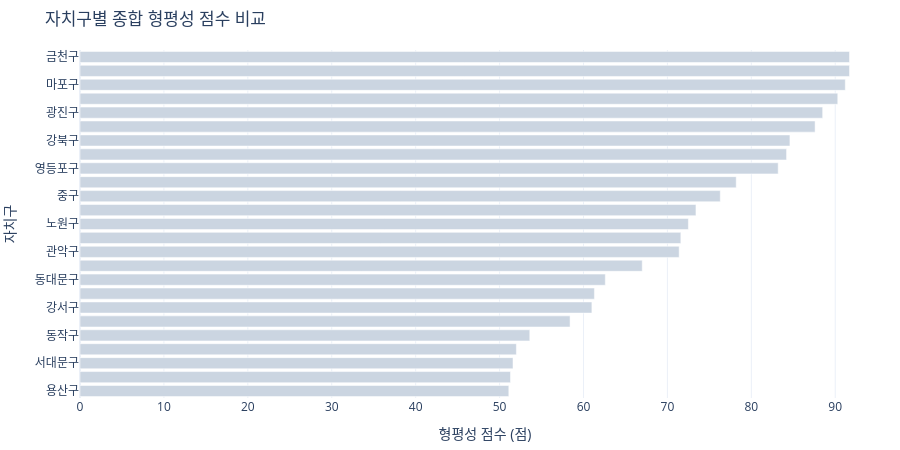
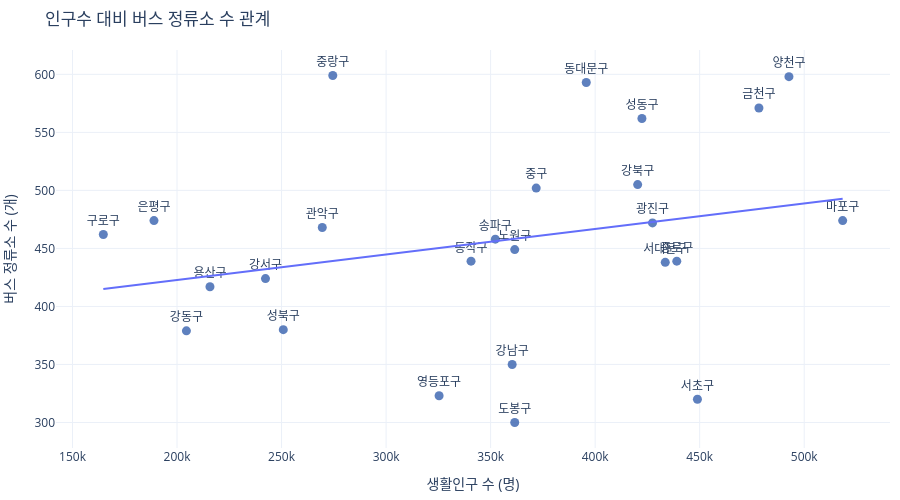

The code cell stored with these charts, in order, in its notebook:
### Code cell
import random
import visualizer
import importlib
importlib.reload(visualizer)
from visualizer import Visualizer
from shapely.geometry import Polygon

# 서울시 25개 자치구 전체 목록
seoul_districts = [
    "강남구", "강동구", "강북구", "강서구", "관악구", "광진구", "구로구", "금천구",
    "노원구", "도봉구", "동대문구", "동작구", "마포구", "서대문구", "서초구", "성동구",
    "성북구", "송파구", "양천구", "영등포구", "용산구", "은평구", "종로구", "중구", "중랑구"
]

class DummyDistrict:
    def __init__(self, code, name, area, pop, stops, score):
        self.district_code = str(code)
        self.district_name = name
        self.area = area
        self.living_population = pop
        self.bus_stop_count = stops
        self.population_date = "2026-10-10"
        self.geometry = Polygon([(126.9, 37.5), (126.9, 37.6), (127.0, 37.6), (127.0, 37.5)])
        self.score = score

    def calculate_stop_density(self): return self.bus_stop_count / self.area
    def calculate_stops_per_population(self): return (self.bus_stop_count / self.living_population) * 10000
    def calculate_equity_score(self, d_min, d_max, p_min, p_max): return self.score

# 25개 자치구 더미 객체 생성
districts_dict = {}
for idx, name in enumerate(seoul_districts, start=100):
    code = f"11{idx}"
    pop = random.randint(150000, 550000)
    stops = random.randint(300, 600)
    score = round(random.uniform(50.0, 95.0), 1)
    districts_dict[code] = DummyDistrict(code, name, 20.0, pop, stops, score)

# 전체 25개 자치구 시각화 생성
viz = Visualizer(districts=districts_dict, bus_stops=[])

# ★ 인자(selected_district_code)를 모두 빼고 호출 (강조 제거)
bar_fig = viz.create_bar_chart()
scatter_fig = viz.create_scatter_plot()

bar_fig.show()
scatter_fig.show()

### Figure 1 — Plotly figure (JSON) as saved in the notebook; plotly's stock layout.template omitted (floating-point values rounded to 4 significant figures)
{"data": [{"hovertemplate": "<b>%{y}</b><br>형평성 점수: %{x:.1f}점<extra></extra>", "marker": {"color": ["#CBD5E1", "#CBD5E1", "#CBD5E1", "#CBD5E1", "#CBD5E1", "#CBD5E1", "#CBD5E1", "#CBD5E1", "#CBD5E1", "#CBD5E1", "#CBD5E1", "#CBD5E1", "#CBD5E1", "#CBD5E1", "#CBD5E1", "#CBD5E1", "#CBD5E1", "#CBD5E1", "#CBD5E1", "#CBD5E1", "#CBD5E1", "#CBD5E1", "#CBD5E1", "#CBD5E1", "#CBD5E1"]}, "orientation": "h", "type": "bar", "x": [51.1, 51.3, 51.6, 52.0, 53.6, 58.4, 61.0, 61.3, 62.6, 67.0, 71.4, 71.6, 72.5, 73.4, 76.3, 78.2, 83.2, 84.2, 84.6, 87.6, 88.5, 90.3, 91.2, 91.7, 91.7], "y": ["용산구", "성북구", "서대문구", "서초구", "동작구", "구로구", "강서구", "도봉구", "동대문구", "성동구", "관악구", "양천구", "노원구", "송파구", "중구", "종로구", "영등포구", "중랑구", "강북구", "강남구", "광진구", "은평구", "마포구", "강동구", "금천구"]}], "layout": {"height": 450, "margin": {"b": 10, "l": 10, "r": 10, "t": 50}, "title": {"text": "자치구별 종합 형평성 점수 비교"}, "xaxis": {"title": {"text": "형평성 점수 (점)"}}, "yaxis": {"title": {"text": "자치구"}}}}

### Figure 2 — Plotly figure (JSON) as saved in the notebook; plotly's stock layout.template omitted (floating-point values rounded to 4 significant figures)
{"data": [{"hovertemplate": "<b>%{hovertext}</b><br><br>생활인구 수 (명)=%{x}<br>버스 정류소 수 (개)=%{y}<br>district_name=%{text}<extra></extra>", "hovertext": ["강남구", "강동구", "강북구", "강서구", "관악구", "광진구", "구로구", "금천구", "노원구", "도봉구", "동대문구", "동작구", "마포구", "서대문구", "서초구", "성동구", "성북구", "송파구", "양천구", "영등포구", "용산구", "은평구", "종로구", "중구", "중랑구"], "legendgroup": "", "marker": {"color": "#426ab3", "opacity": 0.85, "size": 9, "symbol": "circle"}, "mode": "markers+text", "name": "", "orientation": "v", "showlegend": false, "text": ["강남구", "강동구", "강북구", "강서구", "관악구", "광진구", "구로구", "금천구", "노원구", "도봉구", "동대문구", "동작구", "마포구", "서대문구", "서초구", "성동구", "성북구", "송파구", "양천구", "영등포구", "용산구", "은평구", "종로구", "중구", "중랑구"], "textposition": "top center", "type": "scatter", "x": [360309, 204494, 420339, 242313, 269474, 427430, 164745, 478340, 361533, 361541, 395745, 340635, 518397, 433534, 448920, 422382, 250827, 352259, 492697, 325350, 215757, 188975, 439047, 371808, 274497], "xaxis": "x", "y": [350, 379, 505, 424, 468, 472, 462, 571, 449, 300, 593, 439, 474, 438, 320, 562, 380, 458, 598, 323, 417, 474, 439, 502, 599], "yaxis": "y"}, {"hovertemplate": "<b>OLS trendline</b><br>bus_stop_count = 0.000219683 * living_population + 378.851<br>R<sup>2</sup>=0.066414<br><br>생활인구 수 (명)=%{x}<br>버스 정류소 수 (개)=%{y} <b>(trend)</b><extra></extra>", "legendgroup": "", "marker": {"color": "#636efa", "symbol": "circle"}, "mode": "lines", "name": "", "showlegend": false, "type": "scatter", "x": [164745, 188975, 204494, 215757, 242313, 250827, 269474, 274497, 325350, 340635, 352259, 360309, 361533, 361541, 371808, 395745, 420339, 422382, 427430, 433534, 439047, 448920, 478340, 492697, 518397], "xaxis": "x", "y": [415.0, 420.4, 423.8, 426.2, 432.1, 434.0, 438.1, 439.2, 450.3, 453.7, 456.2, 458.0, 458.3, 458.3, 460.5, 465.8, 471.2, 471.6, 472.8, 474.1, 475.3, 477.5, 483.9, 487.1, 492.7], "yaxis": "y"}], "layout": {"height": 500, "legend": {"tracegroupgap": 0}, "margin": {"b": 10, "l": 10, "r": 10, "t": 50}, "showlegend": false, "title": {"text": "인구수 대비 버스 정류소 수 관계"}, "xaxis": {"anchor": "y", "domain": [0, 1], "title": {"text": "생활인구 수 (명)"}}, "yaxis": {"anchor": "x", "domain": [0, 1], "title": {"text": "버스 정류소 수 (개)"}}}}
